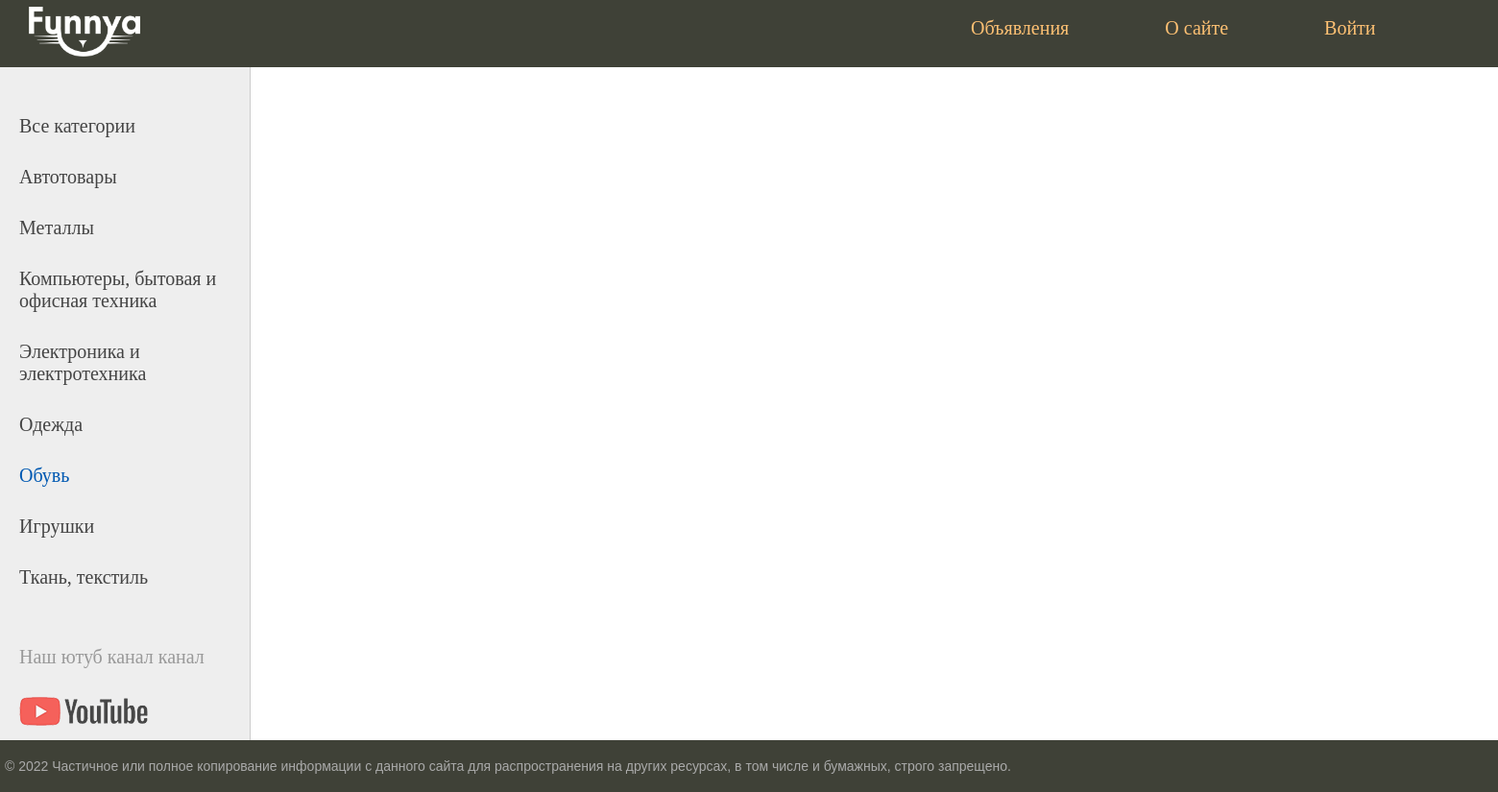
/category/6/, run on an earlier commit of the app's database.
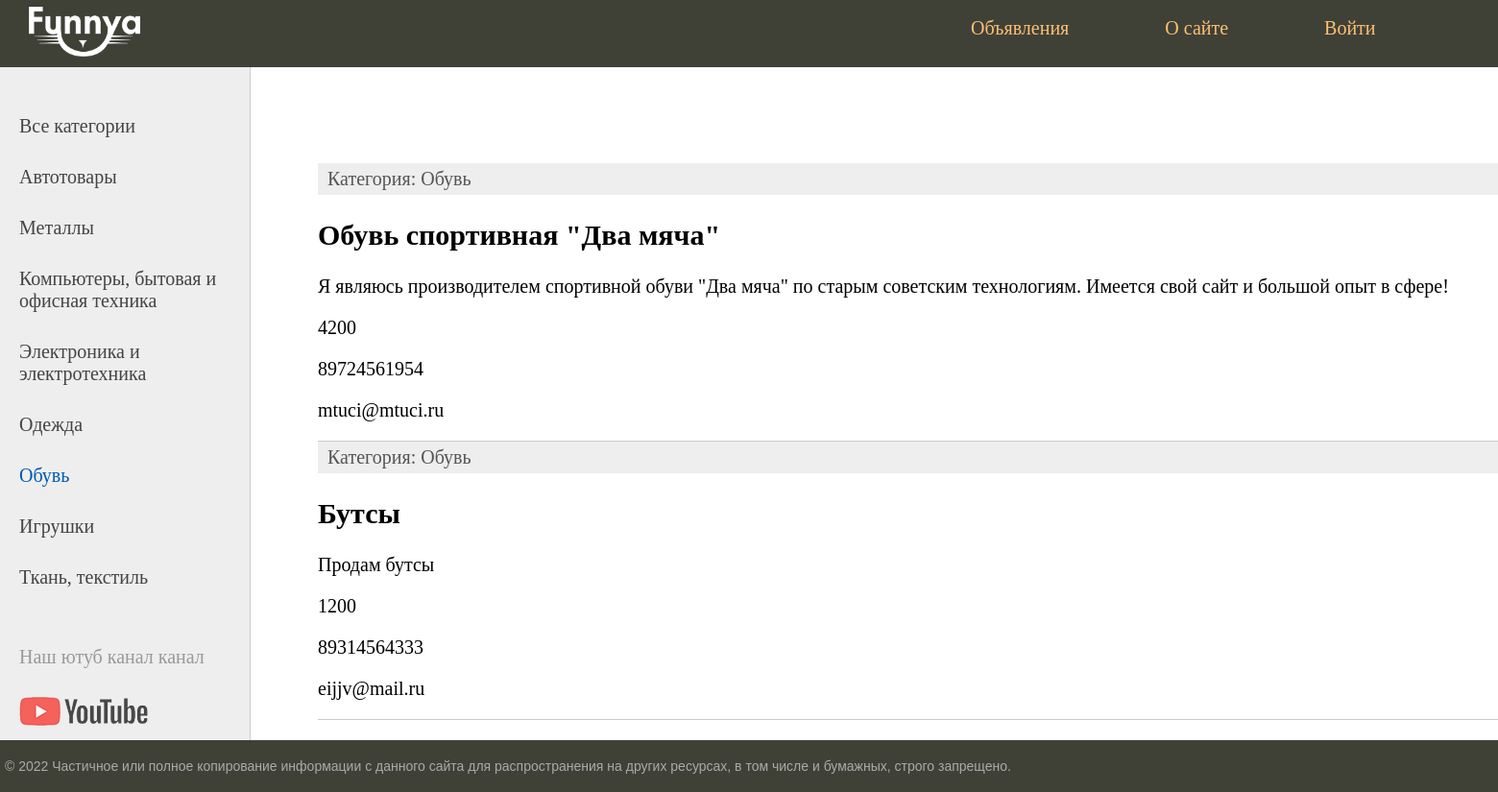
And on a later commit of the database.
### ad/models.py (models this page shows, shortened)
class Category(models.Model):
    name = models.CharField(max_length=100, db_index=True)
    def __str__(self):
        return self.name
    def get_absolute_url(self):
        return reverse('category', kwargs={'cat_id': self.pk})

class Announcement(models.Model):
    title = models.CharField(max_length=255)
    category = models.CharField(max_length=255)
    photo = models.ImageField(upload_to='photos/%Y/%m/%d/')
    description = models.TextField(max_length=255)
    cost = models.IntegerField(max_length=255)
    phone = models.IntegerField(max_length=11)
    mail = models.CharField(max_length=255)
    time_create = models.DateField(auto_now_add=True)
    time_update = models.DateField(auto_now=True)
    is_published = models.BooleanField(default=True)
    cat = models.ForeignKey('Category', on_delete=models.PROTECT,
                            null=True)

### ad/views.py (the view)
# urls.py: path('category/<int:cat_id>/', show_category, name='category')
def show_category(request, cat_id):
    posts = Announcement.objects.filter(cat_id=cat_id)
    cats = Category.objects.all()
    context = {
        'posts': posts,
        'menu': menu,
        'cats': cats,
        'title': f'Активные объявления {cats[cat_id-1]}',
        'cat_selected': cat_id,
    }
    return render(request, 'ad/index.html', context=context)

### ad/templates/ad/index.html (shortened to what this page needs)
{% extends 'ad/base.html'%}
{% block content %}
<ul class="list-articles">
	{% for p in posts %}
			<li><div class="article-panel">
	<p class="first">Категория: {{p.cat}}</p>
</div>
				<h2>{{p.title}}</h2>
		        <p>{{ p.description }}</p>
		        <p>{{ p.cost }}</p>
		        <p>{{ p.phone }}</p>
		        <p>{{ p.mail }}</p>
	{% endfor %}
</ul>
{% endblock %}

### ad/templates/ad/base.html (shortened to what this page needs)
{% load static %}
<!DOCTYPE html>
<html>
<head>
	<link type="text/css" href="{% static 'ad/css/styles.css' %}" rel="stylesheet" />
</head>
<body>
<table class="table-page" border=0 cellpadding="0" cellspacing="0">
<tr><td valign=top>
{% block mainmenu %}
		<div class="header">
			<a href="{% url 'home' %}"><img class="logo" src="{% static 'ad/images/logo.png' %}"></img></a>
			<ul id="mainmenu" class="mainmenu">
{% for m in menu %}
	{% if not forloop.last %}
			<li><a href="{% url m.url_name %}">{{m.title}}</a></li>
	{% else %}
			<li class="last"><a href="{% url m.url_name %}">{{m.title}}</a></li>
	{% endif %}
{% endfor %}
			</ul>
			<div class="clear"></div>
		</div>
{% endblock mainmenu %}
<table class="table-content" border=0 cellpadding="0" cellspacing="0">
<tr>
	<td valign="top" class="left-chapters">
	<ul id="leftchapters">
{% if cat_selected == 0 %}
		<li class="selected">Все категории</li>
{% else %}
		<li><a href="{% url 'announcement' %}">Все категории</a></li>
{% endif %}
{% for c in cats%}
	{% if c.pk == cat_selected %}
		<li class="selected">{{c.name}}</li>
	{% else %}
		<li><a href="{{ c.get_absolute_url }}">{{c.name}}</a></li>
	{% endif %}
{% endfor %}
		<li class="share">
		<p>Наш ютуб канал канал</p>
		<a class="share-yt" href="https://www.youtube.com/watch?v=dQw4w9WgXcQ" target="_blank" rel="nofollow"></a>
		</li>
	</ul>
</td>
<td valign="top" class="content">
	<div class="content-text">
{% block content %}
{% endblock %}
	</div>
</td></tr></table>
</td></tr>
<tr><td valign=top>
	<div id="footer">
		<p>&copy; 2022 Частичное или полное копирование информации с данного сайта для распространения на других ресурсах, в том числе и бумажных, строго запрещено.</p>
	</div>
</td></tr></table>
</body>
</html>

### ad/static/ad/css/styles.css (style rules this page uses)
html, body { font-family: 'Monserat'; margin: 0; padding: 0; height: 100%; width: 100%; color: #444; }
a { color: #0059b2; text-decoration: none; }
img { max-width: 600px; height: auto; }
div.article-panel { background: #eee; padding: 5px 10px 5px 10px; box-sizing: border-box; overflow: hidden; color: #555; }
div.article-panel p.first { margin: 0; float: left; }
ul.list-articles { list-style: none; margin: 0; padding: 0; }
ul.list-articles li { border-bottom: 1px solid #ccc; }
.table-page { width: 100%; height: 100%; vertical-align: top; }
.table-page tr { height: 100%; }
.clear { clear: both; }
.header { background: #3F4137; height: 70px; display: grid; grid-template-columns: 951px 951px; }
.header a { color: #0059b2; text-decoration: none; margin-left: 30px; }
.logo { width: 116px; height: 52px; filter: invert(1); margin-top: 7px; }
ul.mainmenu { list-style: none; margin: 0; padding: 0; height: 60px; color: #fdc073; font-size: 20px; overflow: hidden; }
ul.mainmenu li { float: left; margin: 18px 40px 0 30px; }
ul.mainmenu li a { color: #fdc073; text-decoration: none; }
.table-content { width: 100%; min-height: 100%; height: 100%; }
.left-chapters { margin: 0; background: #eee; border-right: 1px solid #ccc; min-height: 100%; }
.left-chapters ul { width: 230px; min-height: 100%; margin: 0; padding: 20px 10px 10px 20px; list-style: none; font-size: 20px; }
.left-chapters ul li { margin: 30px 0 0 0; color: #999; }
.left-chapters ul li.selected { color: #0059b2; }
.left-chapters ul li a { color: #444; text-decoration: none; }
.left-chapters ul li.share { margin: 60px 0 0 0; }
.left-chapters ul li.share p { margin: 30px 0 30px 0; }
.left-chapters ul li.share a { display: inline-block; width: 40px; height: 40px; margin: 0 20px 0 0; }
.left-chapters ul li.share a.share-yt { width: 100%; height: 30px; background: url('../images/share_yt.png') no-repeat 0 0 }
.content { padding: 40px 20px 20px 40px; width: 100%; box-sizing: border-box; }
.content-text { margin: 60px 0 0 30px; color: #000; font-size: 20px; font-family: Yandex Sans Display Light; }
#footer { box-sizing: border-box; background: #3F4137; padding: 5px; color: #aaa; font-size: 14px; font-family: Verdana, Geneva, Arial, Helvetica; text-align: left; overflow: hidden; }

What changed in the data, as far as the page shows it:
added Announcement: cat "Обувь", title "Обувь спортивная \"Два мяча\"", description "Я являюсь производителем спортивной обуви \"Два мяча\" по старым советским технологиям. Имеется свой сайт и большой опыт в сфере!", cost "4200", phone "89724561954", mail "mtuci@mtuci.ru"
added Announcement: cat "Обувь", title "Бутсы", description "Продам бутсы", cost "1200", phone "89314564333", mail "eijjv@mail.ru"
